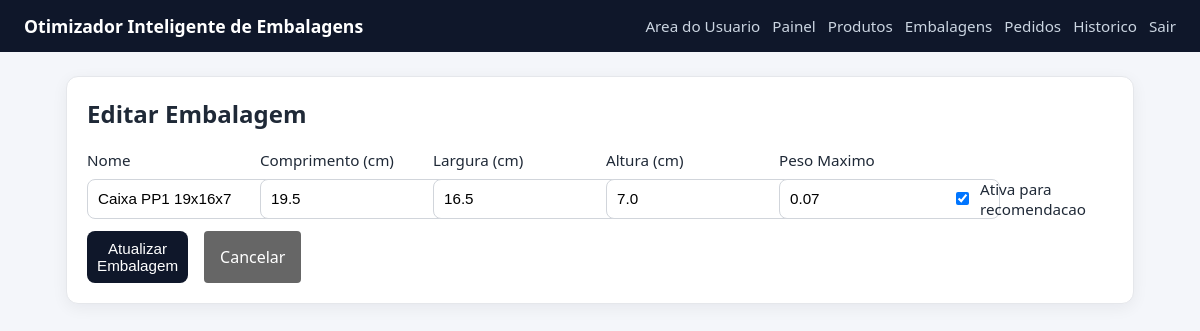
The page /box/31/edit (signed in) on the database its author committed.
### tables this page shows
CREATE TABLE boxes (
                id INTEGER PRIMARY KEY AUTOINCREMENT,
                name TEXT NOT NULL UNIQUE,
                length_cm REAL NOT NULL,
                width_cm REAL NOT NULL,
                height_cm REAL NOT NULL,
                max_weight REAL NOT NULL
            , is_active INTEGER NOT NULL DEFAULT 1, max_capacity_weight REAL);

### app_volum.py (the view, shortened to what this page needs)
@app.route("/box/<int:box_id>/edit", methods=["GET", "POST"])
@admin_required
def box_edit(box_id):
    box = get_box_by_id(DB_PATH, box_id)
    if not box:
        flash("Embalagem nao encontrada.", "error")
        return redirect(url_for("boxes"))
    return render_template("box_edit.html", box=box)

### app_volum.py (called while the page is built)
def admin_required(view_func):
    @wraps(view_func)
    def _wrapped(*args, **kwargs):
        if not session.get("is_admin"):
            next_url = request.path
            return redirect(url_for("admin_login", next=next_url))
        return view_func(*args, **kwargs)
    return _wrapped

### database.py (called while the page is built)
def get_connection(db_path):
    conn = sqlite3.connect(db_path)
    conn.row_factory = sqlite3.Row
    return conn

def get_box_by_id(db_path, box_id):
    with closing(get_connection(db_path)) as conn:
        row = conn.execute("SELECT * FROM boxes WHERE id = ?", (box_id,)).fetchone()
    return row

### templates/box_edit.html
{% extends 'base.html' %}
{% block content %}
<section class="card">
    <h2>Editar Embalagem</h2>
    <form method="post" class="form-grid cols-3">
        <label>Nome
            <input type="text" name="name" value="{{ box['name'] }}" required>
        </label>
        <label>Comprimento (cm)
            <input type="number" step="0.01" min="0" name="length_cm" value="{{ box['length_cm'] }}" required>
        </label>
        <label>Largura (cm)
            <input type="number" step="0.01" min="0" name="width_cm" value="{{ box['width_cm'] }}" required>
        </label>
        <label>Altura (cm)
            <input type="number" step="0.01" min="0" name="height_cm" value="{{ box['height_cm'] }}" required>
        </label>
        <label>Peso Maximo
            <input type="number" step="0.01" min="0" name="max_weight" value="{{ box['max_weight'] }}" required>
        </label>
        <label style="display: flex; align-items: center; gap: 0.5rem; margin-top: 1.8rem;">
            <input type="checkbox" name="is_active" value="1" {% if box['is_active'] %}checked{% endif %}>
            Ativa para recomendacao
        </label>
        <div style="display: flex; gap: 1rem;">
            <button type="submit">Atualizar Embalagem</button>
            <a href="{{ url_for('boxes') }}" style="padding: 0.5rem 1rem; background: #666; color: white; text-decoration: none; border-radius: 4px; display: flex; align-items: center;">Cancelar</a>
        </div>
    </form>
</section>
{% endblock %}

### static/style.css (style rules this page uses)
* { box-sizing: border-box; }
body { margin: 0; font-family: Segoe UI, Tahoma, sans-serif; background: #f4f6fa; color: #1f2937; }
.card { background: #fff; border-radius: 12px; padding: 20px; border: 1px solid #e5e7eb; box-shadow: 0 4px 16px rgba(15, 23, 42, 0.06); margin-bottom: 18px; }
h2, h3 { margin-top: 0; }
.form-grid { display: grid; gap: 12px; }
.form-grid.cols-3 { grid-template-columns: repeat(auto-fit, minmax(150px, 1fr)); }
label { display: grid; gap: 6px; font-size: 0.95rem; word-break: break-word; }
input, select, button { padding: 9px 10px; border-radius: 8px; border: 1px solid #d1d5db; font-size: 0.95rem; }
button, .btn { background: #0f172a; color: #fff; border: 0; cursor: pointer; text-decoration: none; display: inline-block; }

### rows shown on the page
boxes: name "Caixa PP1 19x16x7", length_cm "19.5", width_cm "16.5", height_cm "7.0", max_weight "0.07", is_active "☑"
